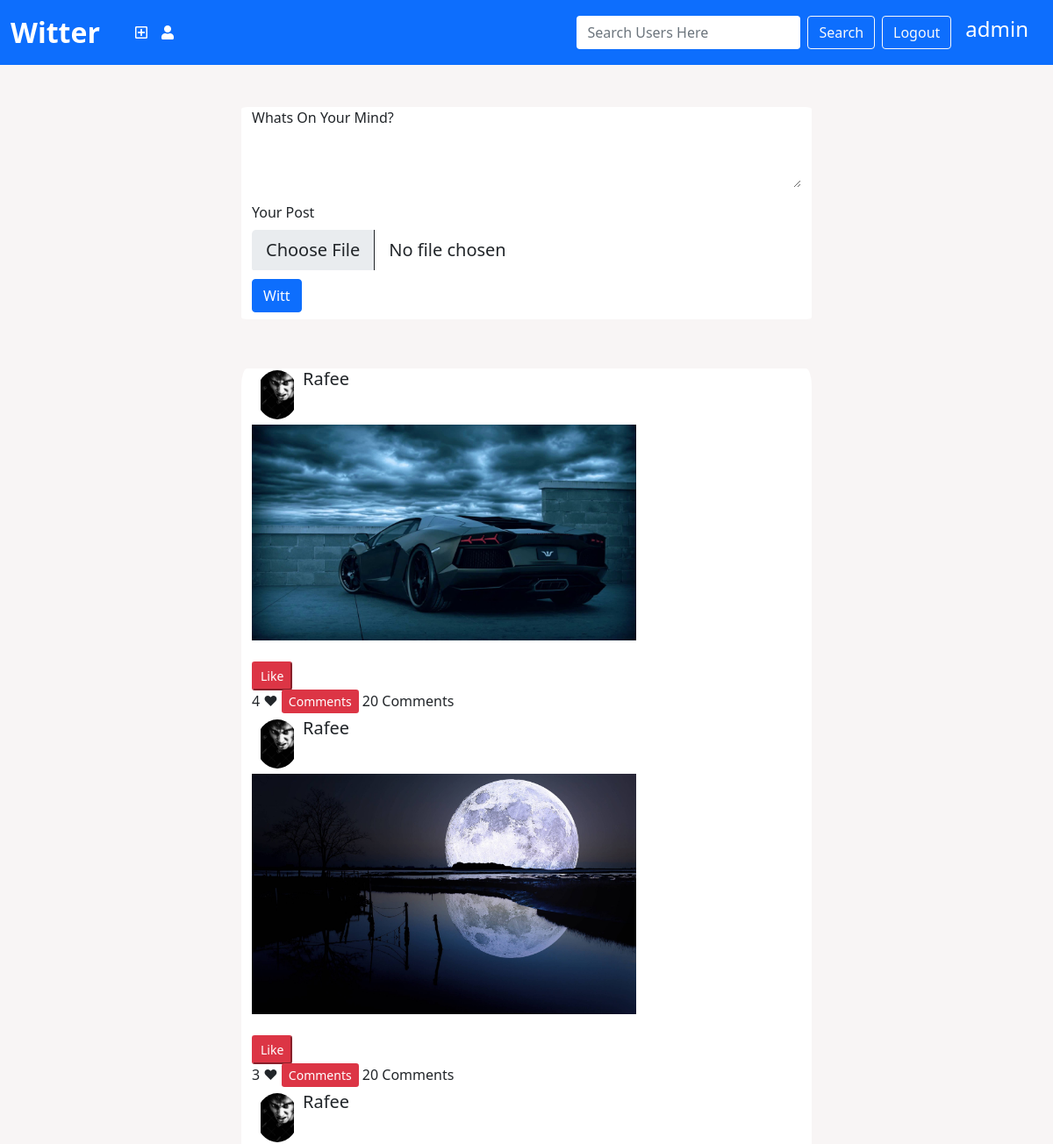
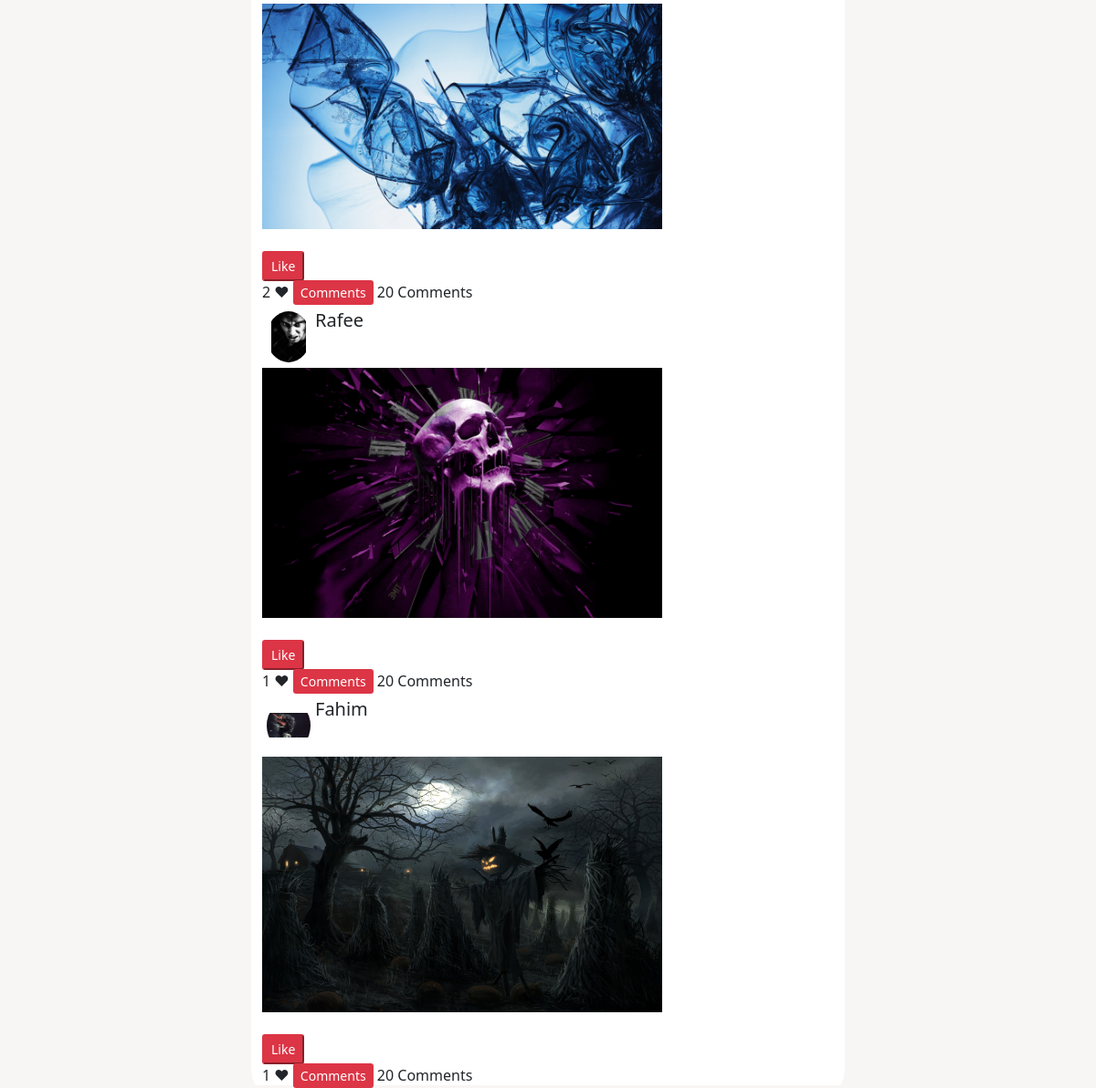
The app's page / (signed in) with its own data (2 pictures, top to bottom).
### myfaceapp/models.py (models this page shows)
class Post(models.Model):
    post = models.ImageField(upload_to="posts")
    profileuser = models.ForeignKey(profilemodel,related_name="profile",on_delete=models.CASCADE)
    likes = models.ManyToManyField(User,related_name="likes",blank=True,null=True)
    user = models.ForeignKey(User, on_delete=models.CASCADE)

class profilemodel(models.Model):
    image = models.ImageField(upload_to="ProfilePics")
    bio = models.CharField(max_length=200)
    followers = models.ManyToManyField(User,related_name='followers',blank=True,null=True)
    following  = models.ManyToManyField(User,blank=True,null=True)
    user = models.OneToOneField(User,on_delete=models.CASCADE,related_name="user")

### myfaceapp/views.py (the view)
# urls.py: path("",views.index,name="index"),
def index(request):
    if request.user.is_authenticated:
        post = Post.objects.filter(profileuser__followers=request.user)
        return render(request,"myfaceapp/index.html",{'post':post})
    else:
        return redirect("signup")

### myfaceapp/templates/myfaceapp/index.html (shortened to what this page needs)
<!DOCTYPE html>
{% load static %}
<html lang="en">
<head>
  <link href="https://cdn.jsdelivr.net/npm/bootstrap@5.0.0-beta3/dist/css/bootstrap.min.css" rel="stylesheet"
 />
  <link rel="stylesheet" href="https://pro.fontawesome.com/releases/v5.10.0/css/all.css"
 />
  <link rel="stylesheet" href="{% static 'css/index.css' %}" />
</head>
<body class="body">
  {% include 'myfaceapp/navbar.html' %}
  <br>
  <br>
  <div class="container">
    <form method="POST" enctype="multipart/form-data" action="{% url 'upload-post' %}">
      <div class="mb-3">
        <label for="exampleFormControlTextarea1" class="form-label">Whats On Your Mind?</label>
        <textarea class="form-control" id="exampleFormControlTextarea1" rows="2" name="desc"></textarea>
      </div>
      <div>
        <label for="formFileLg" class="form-label">Your Post</label>
        <input class="form-control form-control-lg" id="formFileLg" type="file" name="file" />
      </div>
      <button type="submit" class="my-2 btn btn-primary">Witt</button>
    </form>
  </div>
  <br>
  <br>
  <div class="container">
    {% comment %} {% endcomment %} {% for posts in post %}
    <div class="post mt-2">
      <div class="user-post">
        <img src="{{posts.profileuser.image.url}}" alt="" srcset="" />
        <h5 class="user-title">{{posts.profileuser.user}}</h5>
      </div>
      <img src="{{posts.post.url}}" style="width: 70%; max-height: 35vh" id="post-img" alt="" srcset="" />
      <br>
      <div class="ev"><br>
        <form action="{% url 'likepost' posts.id %}" method="POST" id="like">
          <button class="btn-sm btn-danger">Like</button>
          </form>
          <span class="likes">{{posts.likes.count}} &#x02665;</span>
          <a href="" class="btn-sm btn-danger" style="height: 32px">
            Comments</a>
          <span>20 Comments</span>
      </div>
    </div>
    {% endfor %} {% comment %} {% endcomment %}
  </div>
</body>
</html>

### myfaceapp/templates/myfaceapp/navbar.html (shortened to what this page needs)
<nav class="navbar navbar-expand-lg navbar-light bg-primary">
  <div class="container-fluid">
    <a class="navbar-brand" href="{% url 'index' %}">Witter</a>
    <div class="collapse navbar-collapse" id="navbarSupportedContent">
      <ul class="navbar-nav me-auto mb-2 mb-lg-0">
        <li class="nav-item">
          <a class="nav-link active" aria-current="page" href="{% url 'index' %}"></a>
        </li>
        <li class="nav-item">
          <a class="nav-link active" aria-current="page" id="plus" href="{% url 'upload-post' %}">
            <i class="far fa-plus-square"></i></a>
        </li>
        <li class="nav-item">
          <a class="nav-link active" style aria-current="page" href="{% url 'profile' %}"><i
              class="fas fa-user"></i></a>
        </li>
      </ul>
      {% if user.is_authenticated %}
      <form action="{% url 'search' %}" method="GET" class="mx-2 d-flex">
        <input class="form-control me-2" type="search" placeholder="Search Users Here" aria-label="Search"
          name="search1" />
        <button class="btn btn-outline-light" type="submit">Search</button>
      </form>
      <a href="{% url 'logout' %}" class="btn btn-outline-light">Logout</a>
      {% endif %}
      <h4 class="text-center mx-3">{{user}}</h4>
    </div>
  </div>
</nav>

### myfaceapp/templates/myfaceapp/index.html (style rules this page uses)
.navbar-brand { color: white !important; font-weight: bolder; font-size: xx-large; }
.nav-link { color: white !important; }
.text-center { color: white !important; }
.body { background-color: rgba(248, 244, 244, 0.871); }
#post-img { width: 500px; min-height: 15vh; max-height: 30vh; }
.container { background-color: white; border: none; border-radius: 1%; box-shadow: 2px; }
.container .post { border: none; }
.container .post .user-post { display: flex; align-items: left; height: 8vh; border-bottom: 0px; }
.container .post .user-post img { border-radius: 50%; width: 4vw; object-fit: contain; height: 7vh; margin: 2px 5px; }
.container { text-align: left; width: 650px; justify-content: left; align-items: left; flex-direction: column; }
a { text-decoration: none; }
.container .post .ev { width: 500px; height: 10vh; justify-content: space-evenly; align-items: left; text-align: left; }
#like { text-align: left; }
.form-control { display: flex; border: 2px; margin: 0px; }
#formFileLg { height: 10px; }

### records on screen
Post: profileuser.image (picture), profileuser.user "Rafee", post (picture), likes.count "4"
Post: profileuser.image (picture), profileuser.user "Rafee", post (picture), likes.count "3"
Post: profileuser.image (picture), profileuser.user "Rafee", post (picture), likes.count "2"
Post: profileuser.image (picture), profileuser.user "Rafee", post (picture), likes.count "1"
Post: profileuser.image (picture), profileuser.user "Fahim", post (picture), likes.count "1"

### other values on screen
{{ user }} "admin"
